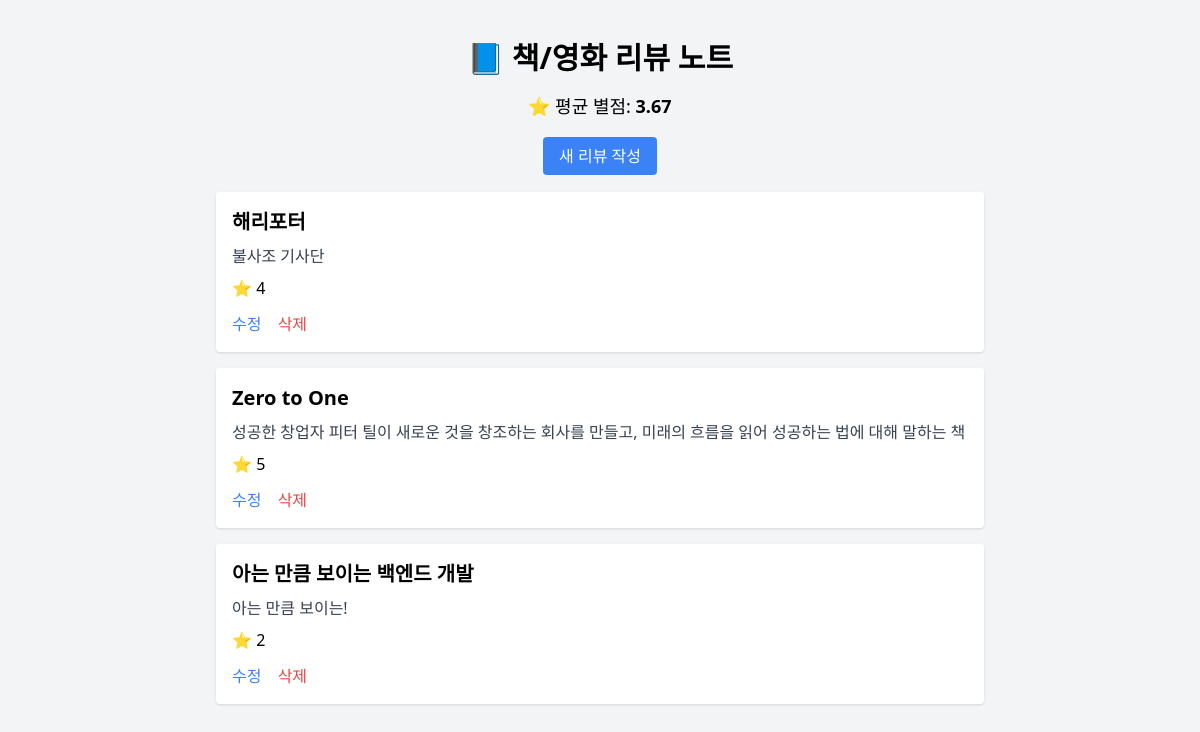
The page / on the database its author committed.
### app/models.py (models this page shows, shortened)
class Review(Base):
    __tablename__ = "reviews"
    id = Column(Integer, primary_key=True, index=True)
    title = Column(String(100), nullable=False)
    content = Column(Text, nullable=False)
    rating = Column(Integer, nullable=False)  # 1~5점

### app/routes/review_routes.py (the view)
@review_bp.route('/')
def index():
    reviews = get_all_reviews()
    avg_rating = get_avg_rating(reviews)
    return render_template('index.html', reviews=reviews, avg_rating=avg_rating)

### app/__init__.py (called while the page is built)
def create_app():
    app = Flask(__name__)
    app.config.from_object(Config)
    from . import models
    with app.app_context():
        Base.metadata.create_all(bind=engine)
    from .routes.review_routes import review_bp
    app.register_blueprint(review_bp)
    @app.teardown_appcontext
    def shutdown_session(exception=None):
        SessionLocal.remove()
    return app

### app/services/review_service.py (called while the page is built)
def get_all_reviews():
    db = SessionLocal()
    return db.query(Review).all()

def get_avg_rating(reviews):
    avg_rating = sum(r.rating for r in reviews) / len(reviews) if reviews else 0
    return round(avg_rating,2)

### app/templates/index.html (shortened to what this page needs)
<!doctype html>
<html lang="ko">
    <head>
        <script src="https://cdn.tailwindcss.com"></script>
    </head>
    <body class="bg-gray-100 font-sans">
        <div class="max-w-3xl mx-auto py-10">
            <h1 class="text-3xl font-bold mb-4 text-center">
                📘 책/영화 리뷰 노트
            </h1>
            <p class="text-lg text-center mb-6">
                ⭐ 평균 별점:
                <span class="font-semibold">{{ avg_rating }}</span>
            </p>
            <div class="text-center mb-6">
                <a
                    href="{{ url_for('review.new_review') }}"
                    class="px-4 py-2 bg-blue-500 text-white rounded hover:bg-blue-600"
                >
                    새 리뷰 작성
                </a>
            </div>
            <div class="space-y-4">
                {% for r in reviews %}
                <div class="bg-white shadow p-4 rounded">
                    <h2 class="text-xl font-semibold">{{ r.title }}</h2>
                    <p class="text-gray-700 mt-2">{{ r.content }}</p>
                    <p class="mt-2">⭐ {{ r.rating }}</p>
                    <div class="mt-3 space-x-3">
                        <a
                            href="{{ url_for('review.edit_review', review_id=r.id) }}"
                            class="text-blue-500 hover:underline"
                            >수정</a
                        >
                        <a
                            href="{{ url_for('review.delete_review_route', review_id=r.id) }}"
                            class="text-red-500 hover:underline"
                            >삭제</a
                        >
                    </div>
                </div>
                {% else %}
                <p class="text-center text-gray-500">
                    아직 리뷰가 없습니다. 첫 리뷰를 작성해보세요!
                </p>
                {% endfor %}
            </div>
        </div>
    </body>
</html>

### rows shown on the page
Review: title "해리포터", content "불사조 기사단", rating "4"
Review: title "Zero to One", content "성공한 창업자 피터 틸이 새로운 것을 창조하는 회사를 만들고, 미래의 흐름을 읽어 성공하는 법에 대해 말하는 책", rating "5"
Review: title "아는 만큼 보이는 백엔드 개발", content "아는 만큼 보이는!", rating "2"

### other values the page prints
{{ avg_rating }} "3.67"
